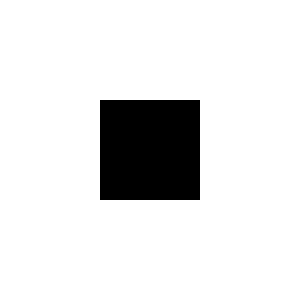
Frame 1 (no input)
Frame 60 (the mouse pressed at the canvas centre just before this capture): identical to frame 1, image omitted
Frame 120 (the mouse held since frame 60 and released just before this capture): blank canvas, image omitted

The Processing sketch that drew this single still picture (run headless with seeded random() and noise(); from frame 60 on, the mouse is pressed at the canvas centre):

// Processing sketch: ch7_RotateBasic
// ── ch7_RotateBasic.pde
void setup() {
  size (300, 300);
  background(255);
  noStroke();
}

void draw() {
  
  background(255);
  rotate(radians(map(mouseX, 0, width, 0, 360)));
  fill(0);
  
  rect(100, 100, 100, 100);
  
}
